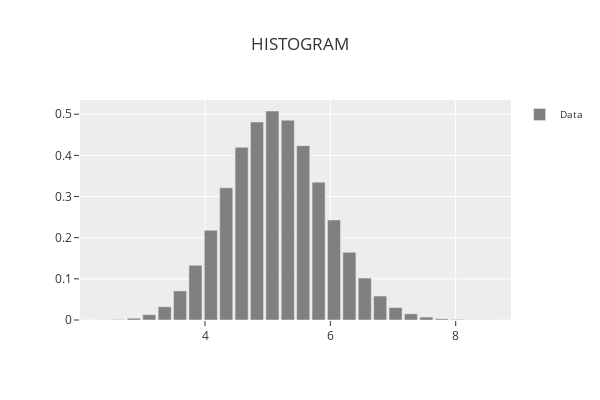

Notebook source saved alongside this figure:
### Code cell
phitter_cont.plot_histogram()

### Figure 1 — Plotly figure (JSON) as saved in the notebook; plotly's stock layout.template omitted (floating-point values rounded to 4 significant figures)
{"data": [{"marker": {"color": "rgba(128,128,128,1)"}, "name": "Data", "showlegend": true, "type": "bar", "x": [2.128, 2.374, 2.62, 2.865, 3.111, 3.356, 3.602, 3.848, 4.093, 4.339, 4.584, 4.83, 5.076, 5.321, 5.567, 5.812, 6.058, 6.304, 6.549, 6.795, 7.04, 7.286, 7.532, 7.777, 8.023, 8.269, 8.514, 8.76], "y": [6.515e-05, 0.000285, 0.001087, 0.004357, 0.01296, 0.03226, 0.07066, 0.1329, 0.2181, 0.3213, 0.4197, 0.481, 0.5079, 0.4855, 0.4235, 0.3349, 0.2432, 0.1645, 0.1019, 0.05825, 0.03023, 0.01503, 0.007036, 0.002895, 0.001262, 0.0004194, 0.0001466, 4.886e-05]}], "layout": {"bargap": 0.15, "height": 400, "legend": {"font": {"size": 10}, "orientation": "v", "title": {"font": {"size": 10}}, "xanchor": "left", "y": 1, "yanchor": "auto"}, "title": {"text": "HISTOGRAM"}, "width": 600, "xaxis": {"title": {}}, "yaxis": {"title": {}}}}
